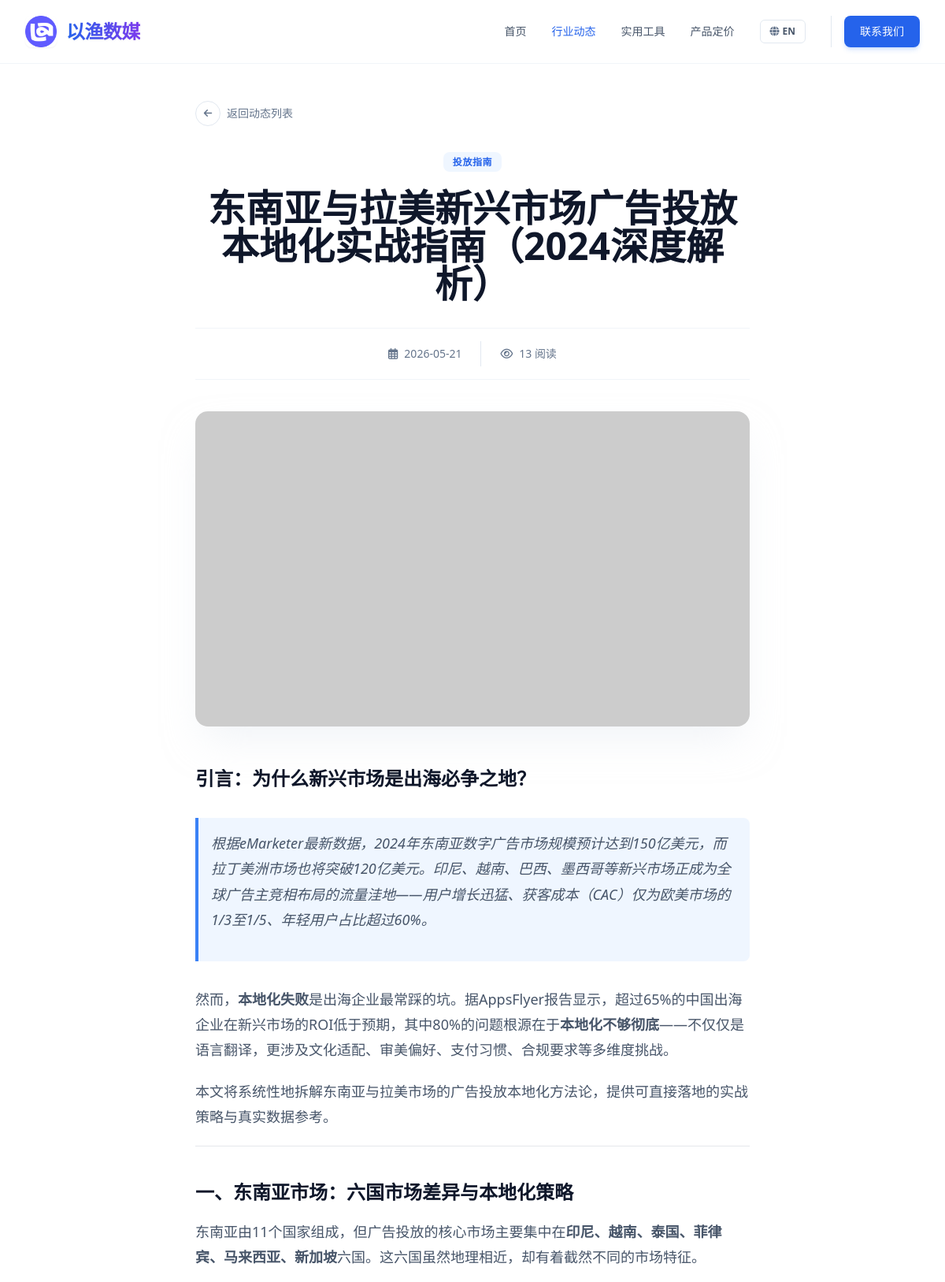
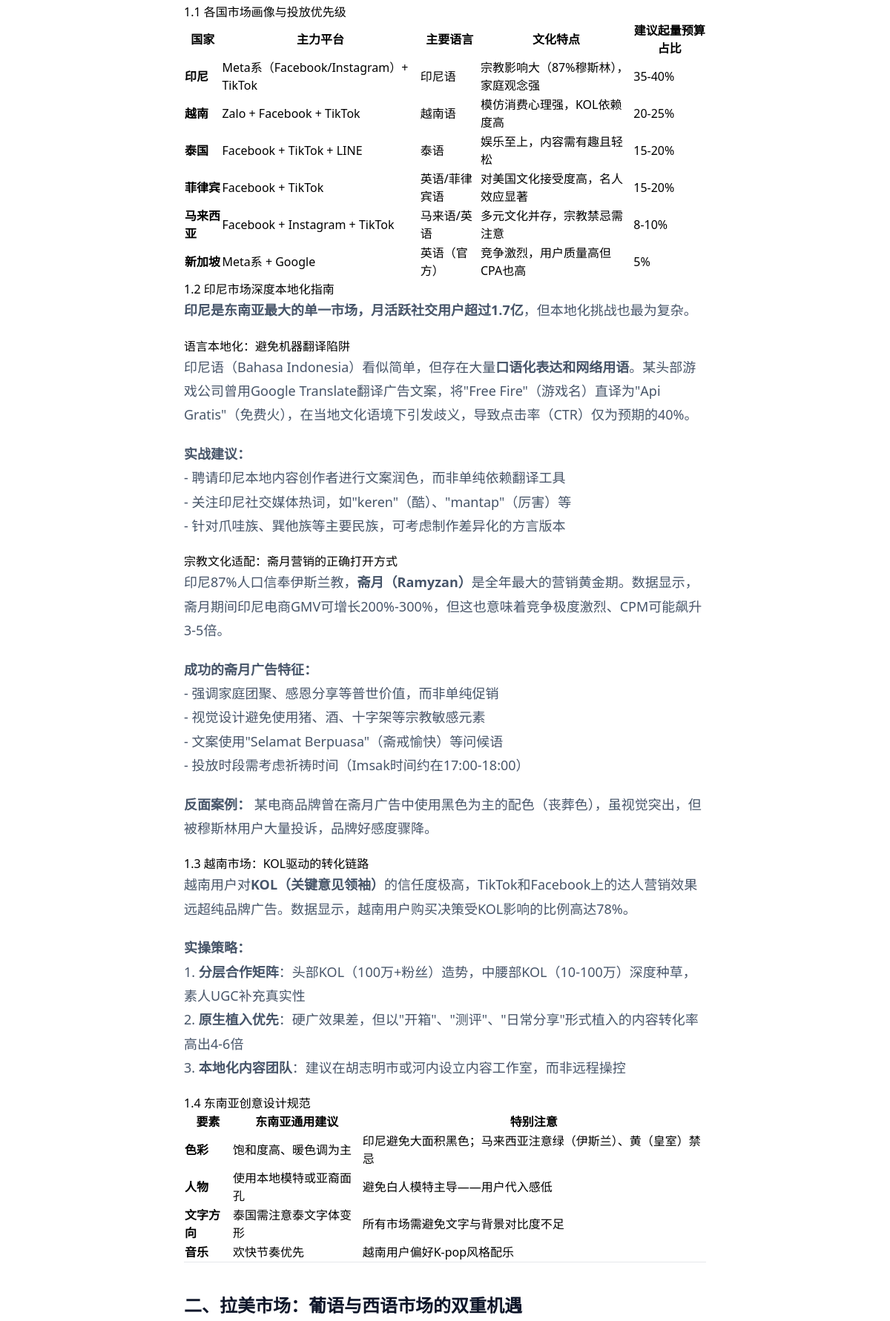
The app's page /article/71 (upper part) with its own data (2 pictures, top to bottom).
### tables this page shows
CREATE TABLE articles (
            id INTEGER PRIMARY KEY AUTOINCREMENT,
            category_id TEXT NOT NULL,
            title TEXT NOT NULL,
            summary TEXT NOT NULL,
            content TEXT NOT NULL,
            date TEXT NOT NULL,
            views INTEGER DEFAULT 0,
            image TEXT NOT NULL
        , seo_keywords TEXT DEFAULT '', seo_score INTEGER DEFAULT 0, title_en TEXT DEFAULT '', summary_en TEXT DEFAULT '', content_en TEXT DEFAULT '', title_vi TEXT DEFAULT "", summary_vi TEXT DEFAULT "", content_vi TEXT DEFAULT "");

### app.py (the view)
@app.route('/article/<int:article_id>')
def article_detail(article_id):
    db = get_db()
    cur = db.cursor()
    cur.execute('SELECT * FROM articles WHERE id = ?', (article_id,))
    article = cur.fetchone()
    if article is None:
        return "Article not found", 404
    return render_template('article_detail.html', article=dict(article))

### app.py (called while the page is built)
def get_db():
    db = getattr(g, '_database', None)
    if db is None:
        db = g._database = sqlite3.connect(DB_PATH)
        db.row_factory = sqlite3.Row
    return db

@app.teardown_appcontext
def close_connection(exception):
    db = getattr(g, '_database', None)
    if db is not None:
        db.close()

@app.after_request
def add_header(response):
    response.headers["Cache-Control"] = "no-cache, no-store, must-revalidate"
    response.headers["Pragma"] = "no-cache"
    response.headers["Expires"] = "0"
    response.headers['Cache-Control'] = 'public, max-age=0'
    return response

### templates/article_detail.html (shortened to what this page needs)
<!DOCTYPE html>
<html lang="zh-CN" x-data="appData()">
<head>
    <script src="https://cdn.tailwindcss.com"></script>
    <link href="https://cdnjs.cloudflare.com/ajax/libs/font-awesome/6.0.0/css/all.min.css" rel="stylesheet">
</head>
<body class="font-sans antialiased bg-white">
    <nav class="fixed w-full z-50 transition-all duration-300 bg-white/90 backdrop-blur-md border-b border-slate-100">
        <div class="max-w-7xl mx-auto px-4 sm:px-6 lg:px-8">
            <div class="flex justify-between h-20 items-center">
                <a href="/" class="flex-shrink-0 flex items-center gap-3 group">
                    <img src="{{ url_for('static', filename='images/logo.png') }}" alt="Logo" class="w-10 h-10 rounded-lg object-cover shadow-sm group-hover:shadow-md transition-shadow duration-300" onerror="this.src='https://ui-avatars.com/api/?name=YY&background=0D8ABC&color=fff'">
                    <span class="font-extrabold text-2xl tracking-tight bg-clip-text text-transparent bg-gradient-to-r from-blue-600 to-violet-600 drop-shadow-sm">以渔数媒</span>
                </a>
                <div class="hidden md:flex space-x-8 items-center">
                    <a href="/" class="text-sm font-medium text-slate-600 hover:text-blue-600 transition-colors" x-text="t[lang].nav.home">首页</a>
                    <a href="/articles" class="text-sm font-medium text-blue-600 transition-colors" x-text="t[lang].nav.articles">行业动态</a>
                                        <a href="/tools" class="text-sm font-medium text-slate-600 hover:text-blue-600 transition-colors" x-text="t[lang].nav.tools">实用工具</a>
<a href="/pricing" class="text-sm font-medium text-slate-600 hover:text-blue-600 transition-colors" x-text="t[lang].nav.pricing">产品定价</a>
                    <button @click="toggleLang()" class="flex items-center space-x-1 px-3 py-1.5 rounded-md border border-slate-200 hover:border-blue-400 hover:bg-slate-50 transition-all">
                        <i class="fas fa-globe text-slate-500 text-xs"></i>
                        <span class="text-xs font-bold text-slate-600" x-text="lang === 'zh' ? 'EN' : '中'"></span>
                    </button>
                    <div class="flex items-center gap-3 pl-4 border-l border-slate-200">
                        <a href="https://t.me/yiyiyiads" target="_blank" class="px-5 py-2.5 rounded-lg bg-blue-600 text-white text-sm font-medium hover:bg-blue-700 transition-all shadow-md shadow-blue-500/20" x-text="t[lang].nav.contact">联系我们</a>
                    </div>
                </div>
            </div>
        </div>
    </nav>
    <main class="pt-32 pb-24">
        <div class="max-w-3xl mx-auto px-4 sm:px-6 lg:px-8 mb-8">
            <a href="/articles" class="inline-flex items-center gap-2 text-sm font-medium text-slate-500 hover:text-blue-600 transition-colors group">
                <div class="w-8 h-8 rounded-full border border-slate-200 flex items-center justify-center group-hover:border-blue-500 group-hover:bg-blue-50 transition-all">
                    <i class="fas fa-arrow-left text-xs group-hover:-translate-x-0.5 transition-transform"></i>
                </div>
                <span x-text="t[lang].back">返回动态列表</span>
            </a>
        </div>
        <article class="max-w-3xl mx-auto px-4 sm:px-6 lg:px-8">
            <header class="mb-10 text-center">
                <div class="mb-6">
                    <span class="px-3 py-1 bg-blue-50 text-blue-600 text-xs font-bold rounded-lg uppercase tracking-wider">
                        <span x-show="lang === 'zh'">
                            {% if article.category_id == 'news' %}官方公告
                            {% elif article.category_id == 'insight' %}行业洞察
                            {% elif article.category_id == 'guide' %}投放指南
                            {% elif article.category_id == 'update' %}产品更新
                            {% else %}资讯{% endif %}
                        </span>
                    </span>
                </div>
                <h1 class="text-3xl md:text-4xl lg:text-5xl font-extrabold text-slate-900 leading-tight mb-8">
                    <span x-show="lang === 'zh'">{{ article.get('title', '') }}</span>
                </h1>
                <div class="flex items-center justify-center gap-6 text-sm text-slate-500 border-t border-b border-slate-100 py-4">
                    <div class="flex items-center gap-2">
                        <i class="far fa-calendar-alt"></i>
                        <span>{{ article.date }}</span>
                    </div>
                    <div class="flex items-center gap-2">
                        <i class="far fa-eye"></i>
                        <span><span id="article-view-count" data-article-id="{{ article.id }}" data-base-views="{{ article.views }}">{{ article.views }}</span> <span x-text="t[lang].reads">阅读</span></span>
                    </div>
                </div>
            </header>
            <div class="rounded-2xl overflow-hidden mb-12 shadow-2xl shadow-slate-200/50">
                <img src="{{ article.image }}" alt="Featured Image" class="w-full h-[400px] object-cover">
            </div>
            <div class="prose max-w-none" x-show="lang === 'zh'">
                {{ article.get('content', '') | markdown | safe }}
            </div>
        </article>
    </main>
</body>
</html>

### templates/article_detail.html (style rules this page uses)
.prose h2 { color: #0f172a; font-weight: 700; font-size: 1.5rem; margin-top: 2.5rem; margin-bottom: 1rem; }
.prose p { color: #475569; line-height: 1.8; margin-bottom: 1.25rem; font-size: 1.125rem; }
.prose blockquote { border-left: 4px solid #3b82f6; padding-left: 1rem; color: #334155; font-style: italic; background: #eff6ff; padding: 1rem; border-radius: 0 0.5rem 0.5rem 0; margin: 2rem 0; }

### records on screen
articles: get "东南亚与拉美新兴市场广告投放本地化实战指南（2024深度解析）", date "2026-05-21", views "13", get "引言：为什么新兴市场是出海必争之地？ 根据eMarketer最新数据，2024年东南亚数字广告市场规模预计达到150亿美元，而拉丁美洲市场也将突破120亿美元。印尼、越南、巴西、墨西哥等新兴市场正成为全球广告主竞相布局的流量洼地——用户增长迅猛、获客成本（CAC）仅为欧美市场的1/3至1/5、年轻用户占比超过60%。 然而， 本地化失败 是出海企业最常踩的坑。据AppsFlyer报告显示，超过65%的中国出海企业在新兴市场的ROI低于预期，其中80%的问题根源在于 本地化不够彻底 ——不仅仅是语言翻译，更涉及文化适配、审美偏好、支付习惯、合规要求等多维度挑战。 本文将系统性地拆解东南亚与拉美市场的广告投放本地化方法论，提供可直接落地的实战策略与真实数据参考。 一、东南亚市场：六国市场差异与本地化策略 东南亚由11个国家组成，但广告投放的核心市场主要集中在 印尼、越南、泰国、菲律宾、马来西亚、新加坡 六国。这六国虽然地理相近，却有着截然不同的市场特征。 1.1 各国市场画像与投放优先级 国家 主力平台 主要语言 文化特点 建议起量预算占比 印尼 Meta系（Facebook/Instagram）+ TikTok 印尼语 宗教影响大（87%穆斯林），家庭观念强 35-40% 越南 Zalo + Facebook + TikTok 越南语 模仿消费心理强，KOL依赖度高 20-25% 泰国 Facebook + TikTok + LINE 泰语 娱乐至上，内容需有趣且轻松 15-20% 菲律宾 Facebook + TikTok 英语/菲律宾语 对美国文化接受度高，名人效应显著…"
